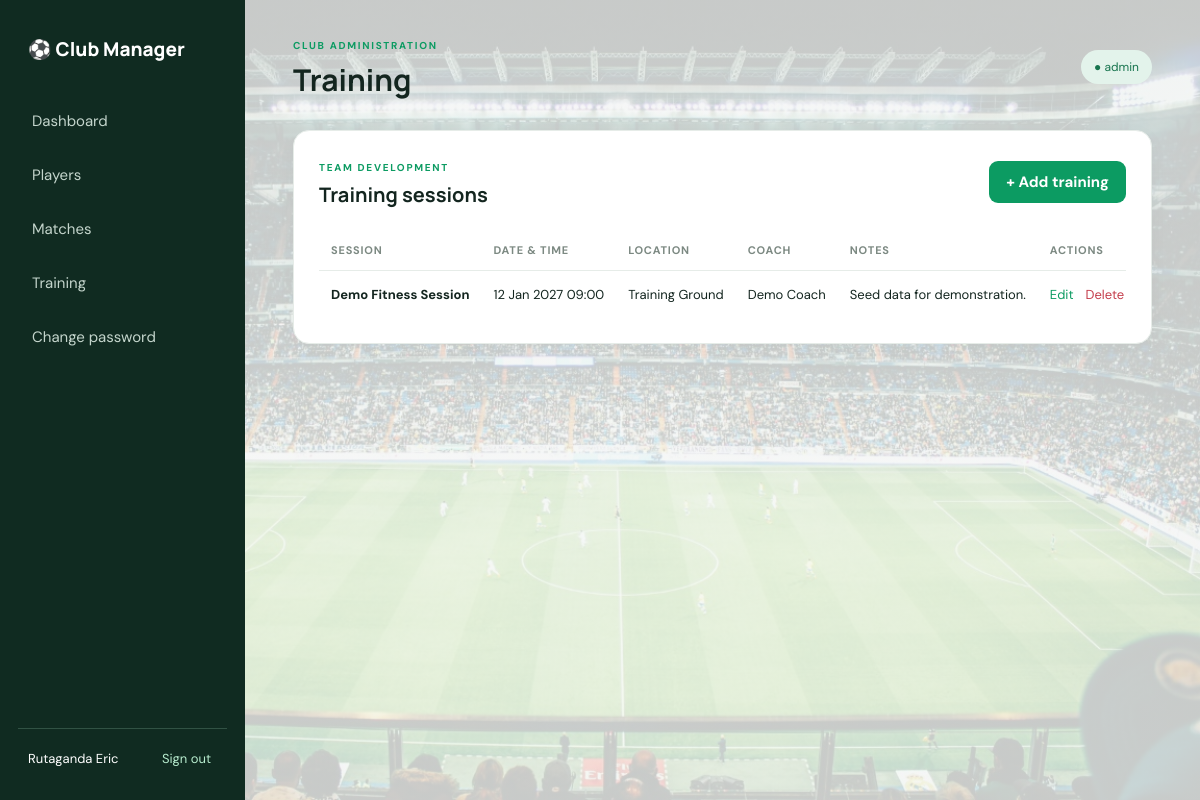
/index.php?route=trainings (signed in), run on the app's committed database.
### tables this page shows
CREATE TABLE IF NOT EXISTS trainings (
    id INT AUTO_INCREMENT PRIMARY KEY,
    title VARCHAR(150) NOT NULL,
    training_date DATETIME NOT NULL,
    location VARCHAR(150) NOT NULL,
    coach VARCHAR(120) NULL,
    notes TEXT NULL,
    created_at TIMESTAMP DEFAULT CURRENT_TIMESTAMP
);

### app/core/Controller.php (called while the page is built, shortened)
<?php
class Controller {
    protected function view(string $name, array $data = []): void {
        extract($data, EXTR_SKIP);
        require __DIR__ . '/../views/layouts/header.php';
        require __DIR__ . '/../views/' . $name . '.php';
        require __DIR__ . '/../views/layouts/footer.php';
    }
}

### app/controllers/TrainingController.php (called while the page is built, shortened)
<?php
class TrainingController extends Controller {
    private Training $model;
    public function __construct(){ $this->model=new Training(); }
    public function index(): void{require_login();$this->view('trainings/index',['title'=>'Training','trainings'=>$this->model->all()]);}
}

### index.php (called while the page is built, shortened)
<?php
require_once __DIR__.'/helpers/functions.php';
require_once __DIR__.'/app/core/Controller.php';
$route=$_GET['route']??(isset($_SESSION['user'])?'dashboard':'login');
$routes=[
 'login'=>[AuthController::class,'login'],'logout'=>[AuthController::class,'logout'],
 'account/password'=>[AuthController::class,'changePassword'],
 'dashboard'=>[DashboardController::class,'index'],
 'players'=>[PlayerController::class,'index'],'players/form'=>[PlayerController::class,'form'],'players/save'=>[PlayerController::class,'save'],'players/delete'=>[PlayerController::class,'delete'],
 'matches'=>[MatchController::class,'index'],'matches/form'=>[MatchController::class,'form'],'matches/save'=>[MatchController::class,'save'],'matches/delete'=>[MatchController::class,'delete'],
 'trainings'=>[TrainingController::class,'index'],'trainings/form'=>[TrainingController::class,'form'],'trainings/save'=>[TrainingController::class,'save'],'trainings/delete'=>[TrainingController::class,'delete'],
 'api/summary'=>[ApiController::class,'summary']
];
try {
    [$class,$method]=$routes[$route];
    (new $class())->$method();
} catch (Throwable $e) {
    error_log('Application error: ' . $e->getMessage());
    http_response_code(500);
    echo APP_DEBUG
        ? 'Application error: ' . htmlspecialchars($e->getMessage(), ENT_QUOTES, 'UTF-8')
        : 'An unexpected error occurred. Please try again later.';
}

### app/models/Training.php (called while the page is built, shortened)
<?php
class Training {
    private PDO $db;
    public function __construct(){ $this->db=Database::connection(); }
    public function all(): array{return $this->db->query('SELECT * FROM trainings ORDER BY training_date DESC')->fetchAll();}
}

### helpers/functions.php (called while the page is built, shortened)
<?php
function e(mixed $value): string {
    return htmlspecialchars(is_scalar($value) ? (string)$value : '', ENT_QUOTES, 'UTF-8');
}

### app/views/trainings/index.php (the view)
<section class="panel"><div class="panel-head"><div><span class="eyebrow">TEAM DEVELOPMENT</span><h2>Training sessions</h2></div><a class="btn" href="index.php?route=trainings/form">+ Add training</a></div>
<?php if(!$trainings): ?><p class="empty">No training sessions scheduled yet.</p><?php else: ?><div class="table-wrap"><table><thead><tr><th>Session</th><th>Date & time</th><th>Location</th><th>Coach</th><th>Notes</th><th>Actions</th></tr></thead><tbody><?php foreach($trainings as $t): ?><tr><td><b><?= e($t['title']) ?></b></td><td><?= e(date('d M Y H:i',strtotime($t['training_date']))) ?></td><td><?= e($t['location']) ?></td><td><?= e($t['coach']) ?></td><td><?= e($t['notes']) ?></td><td class="actions"><a href="index.php?route=trainings/form&id=<?= e($t['id']) ?>">Edit</a><form method="post" action="index.php?route=trainings/delete" data-confirm="Delete this training session?"><?= csrf_field() ?><input type="hidden" name="id" value="<?= e($t['id']) ?>"><button class="danger-link">Delete</button></form></td></tr><?php endforeach; ?></tbody></table></div><?php endif; ?></section>

### public/css/style.css (style rules this page uses)
:root { --green:#0c9b62;--dark:#13251f;--muted:#718078;--bg:#f4f7f5;--line:#e6ece8;--white:#fff;--red:#c43d4b }
* { box-sizing:border-box }
body { margin:0;min-height:100vh;background:linear-gradient(rgba(244,247,245,.82),rgba(244,247,245,.82)),url('../images/stadium.jpg') center/cover fixed no-repeat;color:var(--dark);font:15px 'DM Sans',sans-serif }
h1,h2,h3,.brand { font-family:Manrope,sans-serif }
a { color:var(--green);text-decoration:none }
button,input,select,textarea { font:inherit }
.topbar,.panel-head { display:flex;justify-content:space-between;align-items:center;gap:20px }
.eyebrow { font-size:10px;letter-spacing:1.7px;font-weight:700;color:var(--green) }
.stat-card,.panel { background:#fff;border:1px solid var(--line);border-radius:16px;box-shadow:0 5px 20px #1c463508 }
.panel { padding:25px;margin-bottom:24px }
.panel-head { margin-bottom:22px }
.panel-head h2 { font-size:20px;margin:5px 0 0 }
.btn { display:inline-flex;align-items:center;justify-content:center;background:var(--green);color:#fff;border:0;border-radius:9px;padding:11px 17px;font-weight:700;cursor:pointer }
.table-wrap { overflow-x:auto }
table { width:100%;border-collapse:collapse;white-space:nowrap }
th { text-align:left;color:#7c8982;font-size:11px;text-transform:uppercase;letter-spacing:.8px;padding:13px 12px;border-bottom:1px solid var(--line) }
td { padding:15px 12px;border-bottom:1px solid #eef2ef;font-size:13px }
tbody tr:last-child td { border-bottom:0 }
.actions { display:flex;align-items:center;gap:12px }
.actions form { display:inline }
.danger-link { border:0;background:none;color:var(--red);cursor:pointer;padding:0 }

### data on the page
trainings: title "Demo Fitness Session", training_date "12 Jan 2027 09:00", location "Training Ground", coach "Demo Coach", notes "Seed data for demonstration."

### other printed values
$_SESSION['user']['username'] "Rutaganda Eric"
$title "Training"
$_SESSION['user']['role'] "admin"
